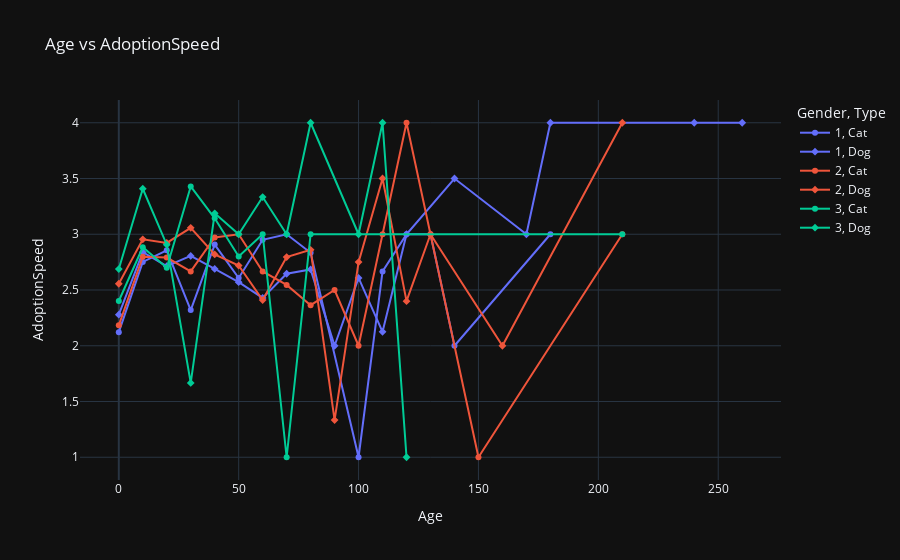

Write notebook code for a chart like this one.
### Code cell
# round age to nearest 10 and plot it vs adoption speed 
df['Age'] = df['Age'].apply(lambda x: round(x, -1))
px.line(df.groupby(['Age', 'Type', 'Gender'])['AdoptionSpeed'].mean().reset_index().sort_values(by="Age"), x="Age", y="AdoptionSpeed", color='Gender', symbol='Type', title="Age vs AdoptionSpeed")

### Figure 1 — Plotly figure (JSON) as saved in the notebook; plotly's stock layout.template omitted (floating-point values rounded to 4 significant figures)
{"data": [{"hovertemplate": "Gender=1<br>Type=Cat<br>Age=%{x}<br>AdoptionSpeed=%{y}<extra></extra>", "legendgroup": "1, Cat", "line": {"color": "#636efa", "dash": "solid"}, "marker": {"symbol": "circle"}, "mode": "lines+markers", "name": "1, Cat", "orientation": "v", "showlegend": true, "x": [0, 10, 20, 30, 40, 50, 60, 70, 80, 100, 110, 120, 130, 140, 180], "xaxis": "x", "y": [2.122, 2.752, 2.856, 2.32, 2.907, 2.607, 2.95, 3.0, 2.833, 1.0, 2.667, 3.0, 3.0, 2.0, 3.0], "yaxis": "y", "type": "scatter"}, {"hovertemplate": "Gender=1<br>Type=Dog<br>Age=%{x}<br>AdoptionSpeed=%{y}<extra></extra>", "legendgroup": "1, Dog", "line": {"color": "#636efa", "dash": "solid"}, "marker": {"symbol": "diamond"}, "mode": "lines+markers", "name": "1, Dog", "orientation": "v", "showlegend": true, "x": [0, 10, 20, 30, 40, 50, 60, 70, 80, 90, 100, 110, 120, 140, 170, 180, 240, 260], "xaxis": "x", "y": [2.279, 2.839, 2.714, 2.806, 2.689, 2.57, 2.429, 2.646, 2.684, 2.0, 2.609, 2.125, 3.0, 3.5, 3.0, 4.0, 4.0, 4.0], "yaxis": "y", "type": "scatter"}, {"hovertemplate": "Gender=2<br>Type=Cat<br>Age=%{x}<br>AdoptionSpeed=%{y}<extra></extra>", "legendgroup": "2, Cat", "line": {"color": "#EF553B", "dash": "solid"}, "marker": {"symbol": "circle"}, "mode": "lines+markers", "name": "2, Cat", "orientation": "v", "showlegend": true, "x": [0, 10, 20, 30, 40, 50, 60, 70, 80, 90, 100, 110, 120, 130, 150, 210], "xaxis": "x", "y": [2.183, 2.799, 2.791, 2.667, 2.972, 3.0, 2.667, 2.545, 2.364, 2.5, 2.0, 3.0, 4.0, 3.0, 1.0, 3.0], "yaxis": "y", "type": "scatter"}, {"hovertemplate": "Gender=2<br>Type=Dog<br>Age=%{x}<br>AdoptionSpeed=%{y}<extra></extra>", "legendgroup": "2, Dog", "line": {"color": "#EF553B", "dash": "solid"}, "marker": {"symbol": "diamond"}, "mode": "lines+markers", "name": "2, Dog", "orientation": "v", "showlegend": true, "x": [0, 10, 20, 30, 40, 50, 60, 70, 80, 90, 100, 110, 120, 130, 160, 210], "xaxis": "x", "y": [2.556, 2.954, 2.922, 3.058, 2.819, 2.719, 2.41, 2.795, 2.86, 1.333, 2.75, 3.5, 2.4, 3.0, 2.0, 4.0], "yaxis": "y", "type": "scatter"}, {"hovertemplate": "Gender=3<br>Type=Cat<br>Age=%{x}<br>AdoptionSpeed=%{y}<extra></extra>", "legendgroup": "3, Cat", "line": {"color": "#00cc96", "dash": "solid"}, "marker": {"symbol": "circle"}, "mode": "lines+markers", "name": "3, Cat", "orientation": "v", "showlegend": true, "x": [0, 10, 20, 30, 40, 50, 60, 70, 80, 210], "xaxis": "x", "y": [2.401, 2.884, 2.7, 3.429, 3.143, 2.8, 3.0, 1.0, 3.0, 3.0], "yaxis": "y", "type": "scatter"}, {"hovertemplate": "Gender=3<br>Type=Dog<br>Age=%{x}<br>AdoptionSpeed=%{y}<extra></extra>", "legendgroup": "3, Dog", "line": {"color": "#00cc96", "dash": "solid"}, "marker": {"symbol": "diamond"}, "mode": "lines+markers", "name": "3, Dog", "orientation": "v", "showlegend": true, "x": [0, 10, 20, 30, 40, 50, 60, 70, 80, 100, 110, 120], "xaxis": "x", "y": [2.688, 3.408, 2.906, 1.667, 3.188, 3.0, 3.333, 3.0, 4.0, 3.0, 4.0, 1.0], "yaxis": "y", "type": "scatter"}], "layout": {"xaxis": {"anchor": "y", "domain": [0.0, 1.0], "title": {"text": "Age"}}, "yaxis": {"anchor": "x", "domain": [0.0, 1.0], "title": {"text": "AdoptionSpeed"}}, "legend": {"title": {"text": "Gender, Type"}, "tracegroupgap": 0}, "title": {"text": "Age vs AdoptionSpeed"}}}
